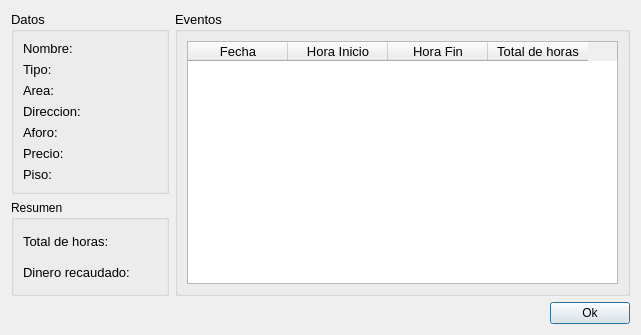
<?xml version="1.0" encoding="UTF-8"?>
<ui version="4.0">
 <class>VntVerTodo</class>
 <widget class="QDialog" name="VntVerTodo">
  <property name="geometry">
   <rect>
    <x>0</x>
    <y>0</y>
    <width>641</width>
    <height>335</height>
   </rect>
  </property>
  <property name="windowTitle">
   <string>Ver todo</string>
  </property>
  <layout class="QVBoxLayout" name="verticalLayout_7">
   <item>
    <layout class="QHBoxLayout" name="horizontalLayout_18">
     <item>
      <layout class="QVBoxLayout" name="verticalLayout_5">
       <item>
        <widget class="QGroupBox" name="groupBox">
         <property name="font">
          <font>
           <pointsize>10</pointsize>
           <weight>50</weight>
           <bold>false</bold>
          </font>
         </property>
         <property name="title">
          <string>Datos</string>
         </property>
         <layout class="QVBoxLayout" name="verticalLayout_3">
          <item>
           <layout class="QHBoxLayout" name="horizontalLayout_9">
            <item>
             <widget class="QLabel" name="label_8">
              <property name="minimumSize">
               <size>
                <width>80</width>
                <height>0</height>
               </size>
              </property>
              <property name="maximumSize">
               <size>
                <width>70</width>
                <height>16777215</height>
               </size>
              </property>
              <property name="font">
               <font>
                <pointsize>10</pointsize>
                <weight>50</weight>
                <bold>false</bold>
               </font>
              </property>
              <property name="text">
               <string>Nombre:</string>
              </property>
             </widget>
            </item>
            <item>
             <widget class="QLabel" name="labelNombre_2">
              <property name="font">
               <font>
                <pointsize>10</pointsize>
                <weight>50</weight>
                <bold>false</bold>
               </font>
              </property>
              <property name="text">
               <string/>
              </property>
             </widget>
            </item>
           </layout>
          </item>
          <item>
           <layout class="QHBoxLayout" name="horizontalLayout_10">
            <item>
             <widget class="QLabel" name="label_9">
              <property name="minimumSize">
               <size>
                <width>80</width>
                <height>0</height>
               </size>
              </property>
              <property name="maximumSize">
               <size>
                <width>70</width>
                <height>16777215</height>
               </size>
              </property>
              <property name="font">
               <font>
                <pointsize>10</pointsize>
                <weight>50</weight>
                <bold>false</bold>
               </font>
              </property>
              <property name="text">
               <string>Tipo:</string>
              </property>
             </widget>
            </item>
            <item>
             <widget class="QLabel" name="labelTipo_2">
              <property name="font">
               <font>
                <pointsize>10</pointsize>
                <weight>50</weight>
                <bold>false</bold>
               </font>
              </property>
              <property name="text">
               <string/>
              </property>
             </widget>
            </item>
           </layout>
          </item>
          <item>
           <layout class="QHBoxLayout" name="horizontalLayout_11">
            <item>
             <widget class="QLabel" name="label_10">
              <property name="minimumSize">
               <size>
                <width>80</width>
                <height>0</height>
               </size>
              </property>
              <property name="maximumSize">
               <size>
                <width>70</width>
                <height>16777215</height>
               </size>
              </property>
              <property name="font">
               <font>
                <pointsize>10</pointsize>
                <weight>50</weight>
                <bold>false</bold>
               </font>
              </property>
              <property name="text">
               <string>Area:</string>
              </property>
             </widget>
            </item>
            <item>
             <widget class="QLabel" name="labelArea_2">
              <property name="font">
               <font>
                <pointsize>10</pointsize>
                <weight>50</weight>
                <bold>false</bold>
               </font>
              </property>
              <property name="text">
               <string/>
              </property>
             </widget>
            </item>
           </layout>
          </item>
          <item>
           <layout class="QHBoxLayout" name="horizontalLayout_12">
            <item>
             <widget class="QLabel" name="label_11">
              <property name="minimumSize">
               <size>
                <width>80</width>
                <height>0</height>
               </size>
              </property>
              <property name="maximumSize">
               <size>
                <width>70</width>
                <height>16777215</height>
               </size>
              </property>
              <property name="font">
               <font>
                <pointsize>10</pointsize>
                <weight>50</weight>
                <bold>false</bold>
               </font>
              </property>
              <property name="text">
               <string>Direccion:</string>
              </property>
             </widget>
            </item>
            <item>
             <widget class="QLabel" name="labelDireccion_2">
              <property name="font">
               <font>
                <pointsize>10</pointsize>
                <weight>50</weight>
                <bold>false</bold>
               </font>
              </property>
              <property name="text">
               <string/>
              </property>
             </widget>
            </item>
           </layout>
          </item>
          <item>
           <layout class="QHBoxLayout" name="horizontalLayout_13">
            <item>
             <widget class="QLabel" name="label_12">
              <property name="minimumSize">
               <size>
                <width>80</width>
                <height>0</height>
               </size>
              </property>
              <property name="maximumSize">
               <size>
                <width>70</width>
                <height>16777215</height>
               </size>
              </property>
              <property name="font">
               <font>
                <pointsize>10</pointsize>
                <weight>50</weight>
                <bold>false</bold>
               </font>
              </property>
              <property name="text">
               <string>Aforo:</string>
              </property>
             </widget>
            </item>
            <item>
             <widget class="QLabel" name="labelAforo_2">
              <property name="font">
               <font>
                <pointsize>10</pointsize>
                <weight>50</weight>
                <bold>false</bold>
               </font>
              </property>
              <property name="text">
               <string/>
              </property>
             </widget>
            </item>
           </layout>
          </item>
          <item>
           <layout class="QHBoxLayout" name="horizontalLayout_14">
            <item>
             <widget class="QLabel" name="label_13">
              <property name="minimumSize">
               <size>
                <width>80</width>
                <height>0</height>
               </size>
              </property>
              <property name="maximumSize">
               <size>
                <width>70</width>
                <height>16777215</height>
               </size>
              </property>
              <property name="font">
               <font>
                <pointsize>10</pointsize>
                <weight>50</weight>
                <bold>false</bold>
               </font>
              </property>
              <property name="text">
               <string>Precio:</string>
              </property>
             </widget>
            </item>
            <item>
             <widget class="QLabel" name="labelCosto_2">
              <property name="font">
               <font>
                <pointsize>10</pointsize>
                <weight>50</weight>
                <bold>false</bold>
               </font>
              </property>
              <property name="text">
               <string/>
              </property>
             </widget>
            </item>
           </layout>
          </item>
          <item>
           <layout class="QHBoxLayout" name="horizontalLayout_15">
            <item>
             <widget class="QLabel" name="label_14">
              <property name="minimumSize">
               <size>
                <width>80</width>
                <height>0</height>
               </size>
              </property>
              <property name="maximumSize">
               <size>
                <width>70</width>
                <height>16777215</height>
               </size>
              </property>
              <property name="font">
               <font>
                <pointsize>10</pointsize>
                <weight>50</weight>
                <bold>false</bold>
               </font>
              </property>
              <property name="text">
               <string>Piso:</string>
              </property>
             </widget>
            </item>
            <item>
             <widget class="QLabel" name="labelPiso_2">
              <property name="font">
               <font>
                <pointsize>10</pointsize>
                <weight>50</weight>
                <bold>false</bold>
               </font>
              </property>
              <property name="text">
               <string/>
              </property>
             </widget>
            </item>
           </layout>
          </item>
         </layout>
        </widget>
       </item>
       <item>
        <widget class="QGroupBox" name="groupBox_3">
         <property name="title">
          <string>Resumen</string>
         </property>
         <layout class="QVBoxLayout" name="verticalLayout_6">
          <item>
           <layout class="QHBoxLayout" name="horizontalLayout_16">
            <item>
             <widget class="QLabel" name="label_15">
              <property name="minimumSize">
               <size>
                <width>120</width>
                <height>0</height>
               </size>
              </property>
              <property name="maximumSize">
               <size>
                <width>70</width>
                <height>16777215</height>
               </size>
              </property>
              <property name="font">
               <font>
                <pointsize>10</pointsize>
                <weight>50</weight>
                <bold>false</bold>
               </font>
              </property>
              <property name="text">
               <string>Total de horas:</string>
              </property>
             </widget>
            </item>
            <item>
             <widget class="QLabel" name="labelTotalHoras">
              <property name="font">
               <font>
                <pointsize>10</pointsize>
                <weight>50</weight>
                <bold>false</bold>
               </font>
              </property>
              <property name="text">
               <string/>
              </property>
             </widget>
            </item>
           </layout>
          </item>
          <item>
           <layout class="QHBoxLayout" name="horizontalLayout_17">
            <item>
             <widget class="QLabel" name="label_16">
              <property name="minimumSize">
               <size>
                <width>120</width>
                <height>0</height>
               </size>
              </property>
              <property name="maximumSize">
               <size>
                <width>70</width>
                <height>16777215</height>
               </size>
              </property>
              <property name="font">
               <font>
                <pointsize>10</pointsize>
                <weight>50</weight>
                <bold>false</bold>
               </font>
              </property>
              <property name="text">
               <string>Dinero recaudado:</string>
              </property>
             </widget>
            </item>
            <item>
             <widget class="QLabel" name="labelDineroRecaudado">
              <property name="font">
               <font>
                <pointsize>10</pointsize>
                <weight>50</weight>
                <bold>false</bold>
               </font>
              </property>
              <property name="text">
               <string/>
              </property>
             </widget>
            </item>
           </layout>
          </item>
         </layout>
        </widget>
       </item>
      </layout>
     </item>
     <item>
      <widget class="QGroupBox" name="groupBox_2">
       <property name="font">
        <font>
         <pointsize>10</pointsize>
         <weight>50</weight>
         <bold>false</bold>
        </font>
       </property>
       <property name="title">
        <string>Eventos</string>
       </property>
       <layout class="QVBoxLayout" name="verticalLayout_4">
        <item>
         <widget class="QTableWidget" name="tablaEventosVerMas_2">
          <property name="font">
           <font>
            <pointsize>10</pointsize>
            <weight>50</weight>
            <bold>false</bold>
           </font>
          </property>
          <column>
           <property name="text">
            <string>Fecha</string>
           </property>
          </column>
          <column>
           <property name="text">
            <string>Hora Inicio</string>
           </property>
          </column>
          <column>
           <property name="text">
            <string>Hora Fin</string>
           </property>
          </column>
          <column>
           <property name="text">
            <string>Total de horas</string>
           </property>
          </column>
         </widget>
        </item>
       </layout>
      </widget>
     </item>
    </layout>
   </item>
   <item>
    <layout class="QHBoxLayout" name="horizontalLayout">
     <item>
      <spacer name="horizontalSpacer">
       <property name="orientation">
        <enum>Qt::Horizontal</enum>
       </property>
       <property name="sizeHint" stdset="0">
        <size>
         <width>40</width>
         <height>20</height>
        </size>
       </property>
      </spacer>
     </item>
     <item>
      <widget class="QPushButton" name="btnOk">
       <property name="text">
        <string>Ok</string>
       </property>
      </widget>
     </item>
    </layout>
   </item>
  </layout>
 </widget>
 <resources/>
 <connections/>
</ui>
